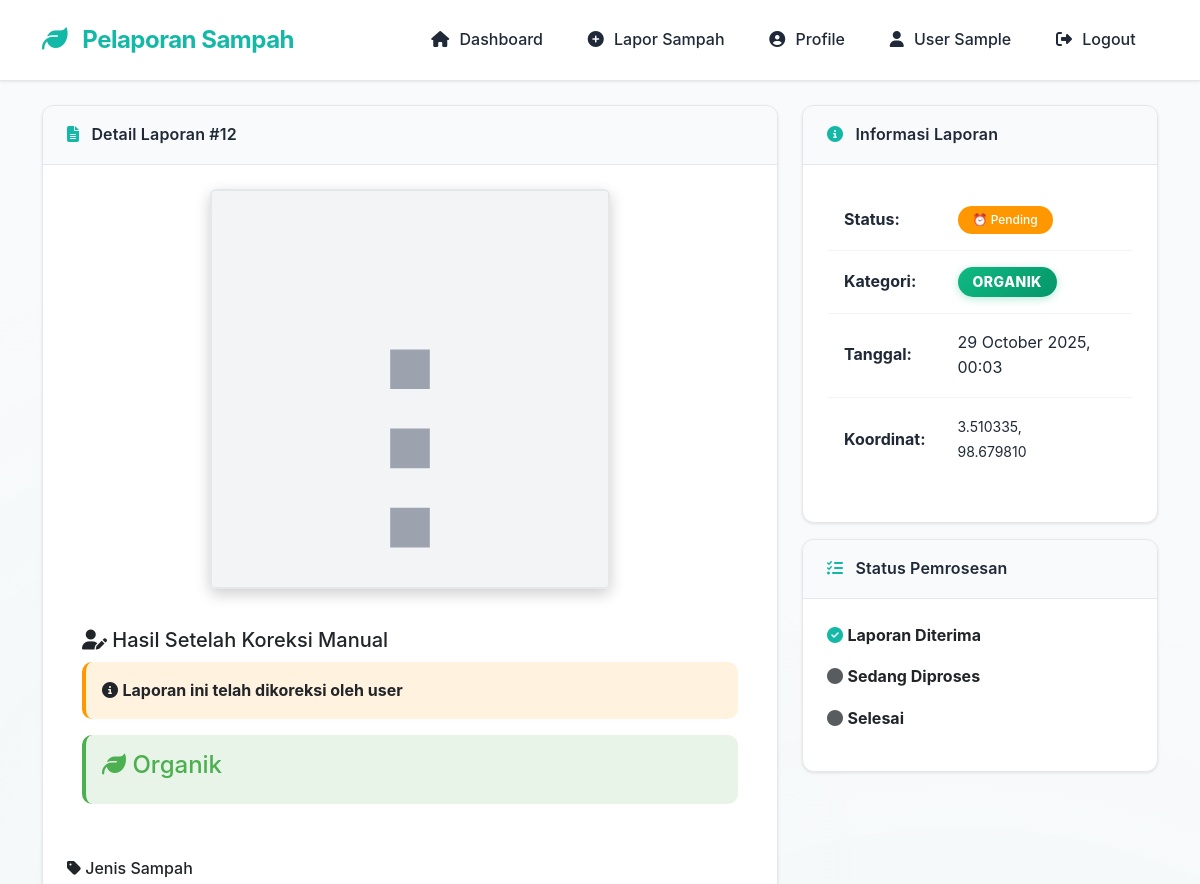
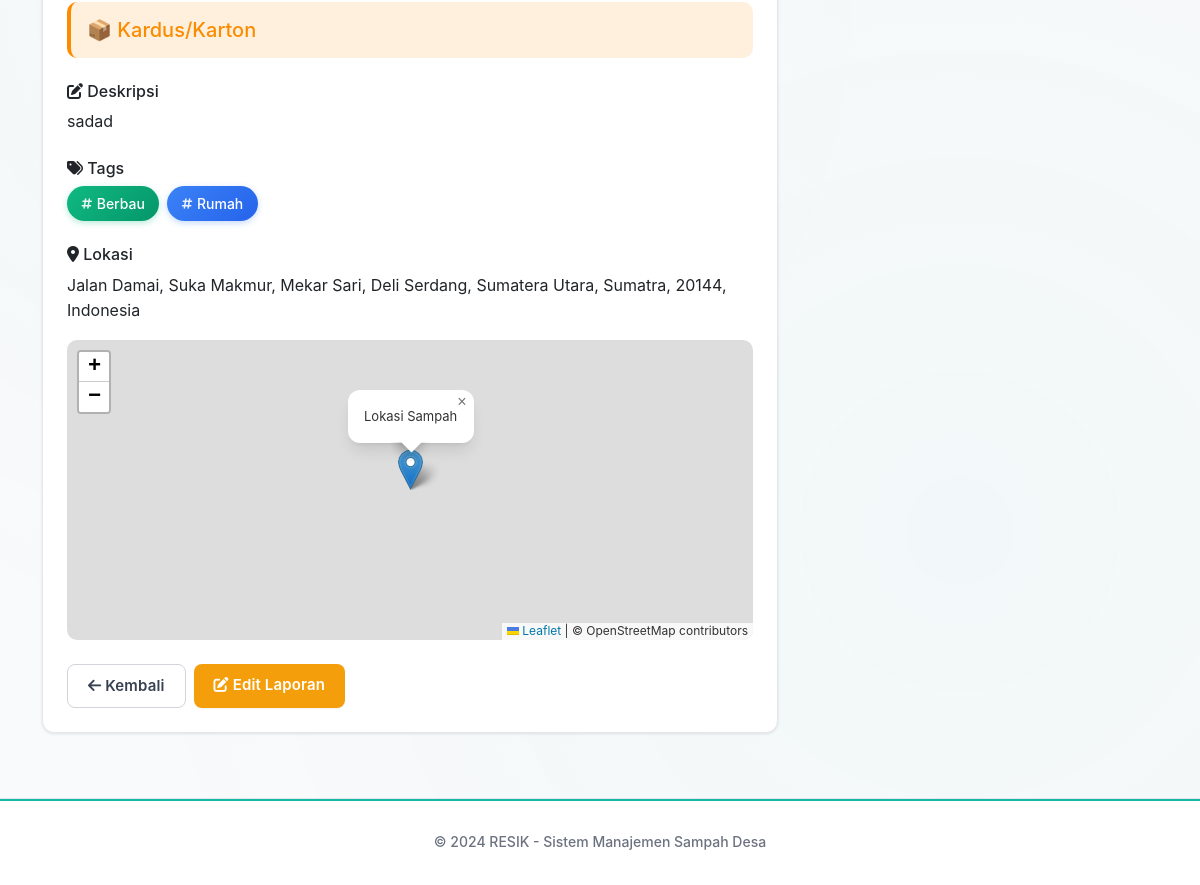
The app's page /user/detail.php?id=12 (signed in) with its own data (2 pictures, top to bottom).
### tables this page shows
CREATE TABLE IF NOT EXISTS `reports` (
  `id` int(11) NOT NULL AUTO_INCREMENT,
  `user_id` int(11) NOT NULL,
  `kategori` enum('organik','anorganik','b3') NOT NULL,
  `jenis_sampah` enum(
    'daun','makanan','kayu','buah_sayur','kotoran_hewan','tulang','kulit_telur','ampas_kopi','kotoran_dapur','kertas_tisu','serbuk_gergaji',
    'botol_plastik','kantong_plastik','gelas_plastik','sedotan_plastik','styrofoam','kemasan_plastik','ember_plastik','mainan_plastik','jerigen_plastik','plastik_lainnya','plastik',
    'kertas','koran','buku','karton','kertas_kantor','amplop','dus_bekas',
    'kaleng_minuman','kaleng_makanan','logam','kawat','paku','seng','foil_aluminium',
    'botol_kaca','pecahan_kaca','cermin','stoples_kaca','kaca',
    'kain','sepatu','tas','selimut','boneka','topi',
    'ban_bekas','sandal_karet','sarung_tangan','balon','pipa_pralon',
    'keramik','bata','karpet','kasur','furniture','gabus','lilin',
    'baterai','lampu','elektronik','hp_bekas','komputer','tv_bekas','kabel_elektronik','charger','aki',
    'oli','cat','obat','pestisida','semprot_serangga','tinta_printer','kaleng_aerosol','termometer',
    'masker','jarum_suntik','sarung_tangan_medis','perban',
    'tidak_diketahui','lainnya'
  ) DEFAULT NULL COMMENT 'Jenis sampah spesifik - 80+ kategori',
  `gambar` varchar(255) NOT NULL,
  `additional_images` text DEFAULT NULL COMMENT 'JSON array untuk gambar tambahan',
  `deskripsi` text DEFAULT NULL,
  `lokasi_latitude` decimal(10,8) NOT NULL,
  `lokasi_longitude` decimal(11,8) NOT NULL,
  `alamat_lokasi` text NOT NULL,
  `whatsapp_number` varchar(20) DEFAULT NULL COMMENT 'Nomor WhatsApp user untuk notifikasi',
  `confidence` decimal(5,2) DEFAULT NULL COMMENT 'Engine confidence score (0-100)',
  `engine_prediction` enum('organik','anorganik','b3') DEFAULT NULL,
  `is_corrected` tinyint(1) DEFAULT 0 COMMENT 'Apakah sudah dikoreksi manual oleh admin',
  `correction_note` text DEFAULT NULL COMMENT 'Catatan koreksi dari admin',
  `tags` varchar(500) DEFAULT NULL COMMENT 'Comma-separated tags untuk analitik',
  `status` enum('pending','diproses','selesai') DEFAULT 'pending',
  `created_at` timestamp NOT NULL DEFAULT current_timestamp(),
  PRIMARY KEY (`id`),
  KEY `user_id` (`user_id`),
  KEY `idx_status` (`status`),
  KEY `idx_kategori` (`kategori`),
  KEY `idx_created_at` (`created_at`),
  CONSTRAINT `reports_ibfk_1` FOREIGN KEY (`user_id`) REFERENCES `users` (`id`) ON DELETE CASCADE
);

### user/detail.php (the view, shortened to what the rows shown need)
<?php
require_once '../classes/Report.php';
require_once '../assets/js/jenis-sampah.php';
$database = new Database();
$db = $database->getConnection();
$report = new Report($db);
$id = filter_input(INPUT_GET, 'id', FILTER_VALIDATE_INT);
$reportData = $report->getById($id);
?>
<!DOCTYPE html>
<html lang="id">
<head>
    <link href="https://cdn.jsdelivr.net/npm/bootstrap@5.3.0/dist/css/bootstrap.min.css" rel="stylesheet">
    <link rel="stylesheet" href="https://cdnjs.cloudflare.com/ajax/libs/font-awesome/6.4.0/css/all.min.css">
    <link rel="stylesheet" href="https://unpkg.com/leaflet@1.9.4/dist/leaflet.css" />
    <link rel="stylesheet" href="../assets/css/style.css">
</head>
<body>
    <div class="container mt-4 mb-5">
        <div class="row">
            <div class="col-lg-8">
                <div class="card fade-in">
                    <div class="card-header">
                        <i class="fas fa-file-alt"></i> Detail Laporan #<?php echo $reportData['id']; ?>
                    </div>
                    <div class="card-body">
                        <div class="text-center mb-4">
                        </div>
                        <div class="classification-result mb-4">
                        </div>
                        <?php if (isset($reportData['jenis_sampah'])): ?>
                            <?php $jenisInfo = getJenisSampahInfo($reportData['jenis_sampah']); ?>
                            <div class="mb-4">
                                <h6><i class="fas fa-tag"></i> Jenis Sampah</h6>
                                <div class="alert" style="background-color: <?php echo $jenisInfo['color']; ?>22; border-left: 4px solid <?php echo $jenisInfo['color']; ?>;">
                                    <h5 style="color: <?php echo $jenisInfo['color']; ?>; margin-bottom: 0;">
                                        <?php echo $jenisInfo['icon']; ?> <?php echo $jenisInfo['label']; ?>
                                    </h5>
                                </div>
                            </div>
                        <?php endif; ?>
                        <?php if ($reportData['deskripsi']): ?>
                            <div class="mb-4">
                                <h6><i class="fas fa-edit"></i> Deskripsi</h6>
                                <p><?php echo nl2br(htmlspecialchars($reportData['deskripsi'])); ?></p>
                            </div>
                        <?php endif; ?>
                        <?php if (!empty($reportData['tags'])): ?>
                            <div class="mb-4">
                                <div class="tags-display">
                                    <?php
                                    $tagsArray = explode(',', $reportData['tags']);
                                    foreach ($tagsArray as $tag):
                                        $tag = trim($tag);
                                        if (!empty($tag)):
                                    ?>
                                        <span class="tag-badge">
                                            <i class="fas fa-hashtag"></i> <?php echo htmlspecialchars($tag); ?>
                                        </span>
                                    <?php
                                        endif;
                                    endforeach;
                                    ?>
                                </div>
                            </div>
                        <?php endif; ?>
                        <div class="mb-4">
                            <h6><i class="fas fa-map-marker-alt"></i> Lokasi</h6>
                            <p><?php echo htmlspecialchars($reportData['alamat_lokasi']); ?></p>
                            <div id="detailMap" style="height: 300px; border-radius: 10px;"></div>
                        </div>
                        <div class="d-grid gap-2 d-md-flex justify-content-md-start">
                        </div>
                    </div>
                </div>
            </div>
            <div class="col-lg-4">
                <div class="card mb-3 fade-in">
                    <div class="card-body">
                        <table class="table table-sm">
                            <tr>
                                <td>
                                    <span class="badge badge-<?php echo $reportData['status']; ?>">
                                        <?php
                                        $statusLabels = [
                                            'pending' => '⏰ Pending',
                                            'diproses' => '🔄 Diproses',
                                            'selesai' => '✅ Selesai',
                                            'ditolak' => '❌ Ditolak'
                                        ];
                                        echo $statusLabels[$reportData['status']] ?? ucfirst($reportData['status']);
                                        ?>
                                    </span>
                                </td>
                            </tr>
                            <tr>
                                <td>
                                    <span class="badge badge-<?php echo $reportData['kategori']; ?>">
                                        <?php echo strtoupper($reportData['kategori']); ?>
                                    </span>
                                </td>
                            </tr>
                            <tr>
                                <td><strong>Tanggal:</strong></td>
                                <td><?php echo date('d F Y, H:i', strtotime($reportData['created_at'])); ?></td>
                            </tr>
                            <tr>
                                <td>
                                    <small>
                                        <?php echo number_format($reportData['lokasi_latitude'], 6); ?>,<br>
                                        <?php echo number_format($reportData['lokasi_longitude'], 6); ?>
                                    </small>
                                </td>
                            </tr>
                        </table>
                    </div>
                </div>
            </div>
        </div>
    </div>
</body>
</html>

### records on screen
reports: id "12", jenis_sampah "📦", jenis_sampah "Kardus/Karton", deskripsi "sadad", tags "Berbau", tags "Rumah", alamat_lokasi "Jalan Damai, Suka Makmur, Mekar Sari, Deli Serdang, Sumatera Utara, Sumatra, 20144, Indonesia", status "⏰ Pending", kategori "ORGANIK", created_at "29 October 2025, 00:03", lokasi_latitude "3.510335", lokasi_longitude "98.679810"

### other values on screen
$_SESSION['nama'] "User Sample"
$categoryName "Organik"
